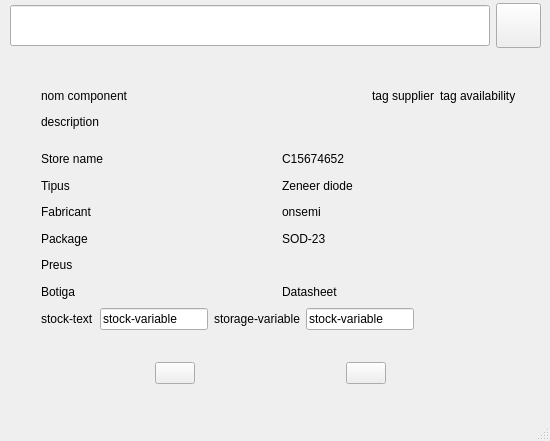
<?xml version="1.0" encoding="UTF-8"?>
<ui version="4.0">
 <class>MainWindow</class>
 <widget class="QMainWindow" name="MainWindow">
  <property name="geometry">
   <rect>
    <x>0</x>
    <y>0</y>
    <width>550</width>
    <height>441</height>
   </rect>
  </property>
  <property name="windowTitle">
   <string>MainWindow</string>
  </property>
  <widget class="QWidget" name="centralwidget">
   <widget class="QWidget" name="verticalLayoutWidget">
    <property name="geometry">
     <rect>
      <x>10</x>
      <y>0</y>
      <width>531</width>
      <height>51</height>
     </rect>
    </property>
    <layout class="QVBoxLayout" name="root_verticalLayout">
     <item>
      <layout class="QHBoxLayout" name="horizontalLayout_search_row">
       <item>
        <widget class="QLineEdit" name="lineEdit_search_box">
         <property name="minimumSize">
          <size>
           <width>0</width>
           <height>41</height>
          </size>
         </property>
        </widget>
       </item>
       <item>
        <widget class="QPushButton" name="pushButton_search_button">
         <property name="minimumSize">
          <size>
           <width>45</width>
           <height>45</height>
          </size>
         </property>
         <property name="text">
          <string/>
         </property>
         <property name="icon">
          <iconset resource="img/recursos_grafics.qrc">
           <normaloff>:/logos/search_34dp_1F1F1F_FILL0_wght400_GRAD0_opsz40.svg</normaloff>:/logos/search_34dp_1F1F1F_FILL0_wght400_GRAD0_opsz40.svg</iconset>
         </property>
         <property name="iconSize">
          <size>
           <width>34</width>
           <height>34</height>
          </size>
         </property>
        </widget>
       </item>
      </layout>
     </item>
    </layout>
   </widget>
   <widget class="QWidget" name="widget_result" native="true">
    <property name="geometry">
     <rect>
      <x>10</x>
      <y>60</y>
      <width>531</width>
      <height>291</height>
     </rect>
    </property>
    <widget class="QWidget" name="layoutWidget">
     <property name="geometry">
      <rect>
       <x>10</x>
       <y>10</y>
       <width>511</width>
       <height>275</height>
      </rect>
     </property>
     <layout class="QHBoxLayout" name="horizontalLayout">
      <property name="leftMargin">
       <number>5</number>
      </property>
      <property name="topMargin">
       <number>5</number>
      </property>
      <property name="rightMargin">
       <number>5</number>
      </property>
      <property name="bottomMargin">
       <number>5</number>
      </property>
      <item>
       <widget class="QWidget" name="widget_imatge" native="true">
        <property name="sizePolicy">
         <sizepolicy hsizetype="Minimum" vsizetype="Minimum">
          <horstretch>0</horstretch>
          <verstretch>0</verstretch>
         </sizepolicy>
        </property>
       </widget>
      </item>
      <item>
       <layout class="QVBoxLayout" name="verticalLayout_info">
        <property name="leftMargin">
         <number>10</number>
        </property>
        <property name="topMargin">
         <number>10</number>
        </property>
        <property name="rightMargin">
         <number>10</number>
        </property>
        <property name="bottomMargin">
         <number>10</number>
        </property>
        <item>
         <layout class="QHBoxLayout" name="horizontalLayout_2">
          <item>
           <widget class="QLabel" name="label_nomcompoennt">
            <property name="text">
             <string>nom component</string>
            </property>
           </widget>
          </item>
          <item>
           <spacer name="horizontalSpacer">
            <property name="orientation">
             <enum>Qt::Orientation::Horizontal</enum>
            </property>
            <property name="sizeHint" stdset="0">
             <size>
              <width>40</width>
              <height>20</height>
             </size>
            </property>
           </spacer>
          </item>
          <item>
           <widget class="QLabel" name="label_tagSupplier">
            <property name="text">
             <string>tag supplier</string>
            </property>
           </widget>
          </item>
          <item>
           <widget class="QLabel" name="label_tagAvailability">
            <property name="text">
             <string>tag availability</string>
            </property>
           </widget>
          </item>
         </layout>
        </item>
        <item>
         <widget class="QLabel" name="label_description">
          <property name="text">
           <string>description</string>
          </property>
         </widget>
        </item>
        <item>
         <spacer name="verticalSpacer">
          <property name="orientation">
           <enum>Qt::Orientation::Vertical</enum>
          </property>
          <property name="sizeType">
           <enum>QSizePolicy::Policy::Fixed</enum>
          </property>
          <property name="sizeHint" stdset="0">
           <size>
            <width>20</width>
            <height>10</height>
           </size>
          </property>
         </spacer>
        </item>
        <item>
         <layout class="QHBoxLayout" name="horizontalLayout_3">
          <item>
           <widget class="QLabel" name="label_storetext">
            <property name="text">
             <string>Store name</string>
            </property>
           </widget>
          </item>
          <item>
           <widget class="QLabel" name="label_storevariable">
            <property name="text">
             <string>C15674652</string>
            </property>
           </widget>
          </item>
         </layout>
        </item>
        <item>
         <layout class="QHBoxLayout" name="horizontalLayout_5">
          <item>
           <widget class="QLabel" name="label_tipostext">
            <property name="text">
             <string>Tipus</string>
            </property>
           </widget>
          </item>
          <item>
           <widget class="QLabel" name="label_tiposvariable">
            <property name="text">
             <string>Zeneer diode</string>
            </property>
           </widget>
          </item>
         </layout>
        </item>
        <item>
         <layout class="QHBoxLayout" name="horizontalLayout_6">
          <item>
           <widget class="QLabel" name="label_fabricanttext">
            <property name="text">
             <string>Fabricant</string>
            </property>
           </widget>
          </item>
          <item>
           <widget class="QLabel" name="label_fabricantvariable">
            <property name="text">
             <string>onsemi</string>
            </property>
           </widget>
          </item>
         </layout>
        </item>
        <item>
         <layout class="QHBoxLayout" name="horizontalLayout_8">
          <item>
           <widget class="QLabel" name="label_packagetext">
            <property name="text">
             <string>Package</string>
            </property>
           </widget>
          </item>
          <item>
           <widget class="QLabel" name="label_packagevariable">
            <property name="text">
             <string>SOD-23</string>
            </property>
           </widget>
          </item>
         </layout>
        </item>
        <item>
         <layout class="QHBoxLayout" name="horizontalLayout_9">
          <item>
           <widget class="QLabel" name="label_pricetext">
            <property name="text">
             <string>Preus</string>
            </property>
           </widget>
          </item>
          <item>
           <widget class="QWidget" name="widget_priceContainer" native="true"/>
          </item>
         </layout>
        </item>
        <item>
         <layout class="QHBoxLayout" name="horizontalLayout_7">
          <item>
           <widget class="QLabel" name="label_botigalink">
            <property name="text">
             <string>Botiga</string>
            </property>
           </widget>
          </item>
          <item>
           <widget class="QLabel" name="label_datasheetlink">
            <property name="text">
             <string>Datasheet</string>
            </property>
           </widget>
          </item>
         </layout>
        </item>
        <item>
         <layout class="QHBoxLayout" name="horizontalLayout_4">
          <item>
           <widget class="QLabel" name="label_stocktext">
            <property name="sizePolicy">
             <sizepolicy hsizetype="Minimum" vsizetype="Preferred">
              <horstretch>0</horstretch>
              <verstretch>0</verstretch>
             </sizepolicy>
            </property>
            <property name="text">
             <string>stock-text</string>
            </property>
           </widget>
          </item>
          <item>
           <widget class="QLineEdit" name="lineEdit">
            <property name="sizePolicy">
             <sizepolicy hsizetype="Minimum" vsizetype="Fixed">
              <horstretch>0</horstretch>
              <verstretch>0</verstretch>
             </sizepolicy>
            </property>
            <property name="text">
             <string>stock-variable</string>
            </property>
           </widget>
          </item>
          <item>
           <widget class="QLabel" name="label_storagetext">
            <property name="sizePolicy">
             <sizepolicy hsizetype="Minimum" vsizetype="Preferred">
              <horstretch>0</horstretch>
              <verstretch>0</verstretch>
             </sizepolicy>
            </property>
            <property name="text">
             <string>storage-variable</string>
            </property>
           </widget>
          </item>
          <item>
           <widget class="QLineEdit" name="lineEdit_storagevariable">
            <property name="sizePolicy">
             <sizepolicy hsizetype="Minimum" vsizetype="Fixed">
              <horstretch>0</horstretch>
              <verstretch>0</verstretch>
             </sizepolicy>
            </property>
            <property name="text">
             <string>stock-variable</string>
            </property>
           </widget>
          </item>
          <item>
           <spacer name="horizontalSpacer_4">
            <property name="orientation">
             <enum>Qt::Orientation::Horizontal</enum>
            </property>
            <property name="sizeHint" stdset="0">
             <size>
              <width>40</width>
              <height>20</height>
             </size>
            </property>
           </spacer>
          </item>
         </layout>
        </item>
       </layout>
      </item>
     </layout>
    </widget>
   </widget>
   <widget class="QWidget" name="horizontalLayoutWidget">
    <property name="geometry">
     <rect>
      <x>10</x>
      <y>350</y>
      <width>521</width>
      <height>46</height>
     </rect>
    </property>
    <layout class="QHBoxLayout" name="horizontalLayout_10">
     <item>
      <widget class="QPushButton" name="pushButton">
       <property name="sizePolicy">
        <sizepolicy hsizetype="Fixed" vsizetype="Fixed">
         <horstretch>0</horstretch>
         <verstretch>0</verstretch>
        </sizepolicy>
       </property>
       <property name="text">
        <string/>
       </property>
       <property name="icon">
        <iconset resource="img/recursos_grafics.qrc">
         <normaloff>:/logos/arrow_back_ios_new_34dp_1F1F1F_FILL0_wght400_GRAD0_opsz40.svg</normaloff>:/logos/arrow_back_ios_new_34dp_1F1F1F_FILL0_wght400_GRAD0_opsz40.svg</iconset>
       </property>
       <property name="iconSize">
        <size>
         <width>34</width>
         <height>34</height>
        </size>
       </property>
      </widget>
     </item>
     <item>
      <widget class="QPushButton" name="pushButton_2">
       <property name="sizePolicy">
        <sizepolicy hsizetype="Fixed" vsizetype="Fixed">
         <horstretch>0</horstretch>
         <verstretch>0</verstretch>
        </sizepolicy>
       </property>
       <property name="text">
        <string/>
       </property>
       <property name="icon">
        <iconset resource="img/recursos_grafics.qrc">
         <normaloff>:/logos/arrow_forward_ios_34dp_1F1F1F_FILL0_wght400_GRAD0_opsz40.svg</normaloff>:/logos/arrow_forward_ios_34dp_1F1F1F_FILL0_wght400_GRAD0_opsz40.svg</iconset>
       </property>
       <property name="iconSize">
        <size>
         <width>34</width>
         <height>34</height>
        </size>
       </property>
      </widget>
     </item>
    </layout>
   </widget>
  </widget>
  <widget class="QMenuBar" name="menubar">
   <property name="geometry">
    <rect>
     <x>0</x>
     <y>0</y>
     <width>550</width>
     <height>33</height>
    </rect>
   </property>
  </widget>
  <widget class="QStatusBar" name="statusbar"/>
 </widget>
 <resources>
  <include location="img/recursos_grafics.qrc"/>
 </resources>
 <connections/>
</ui>
